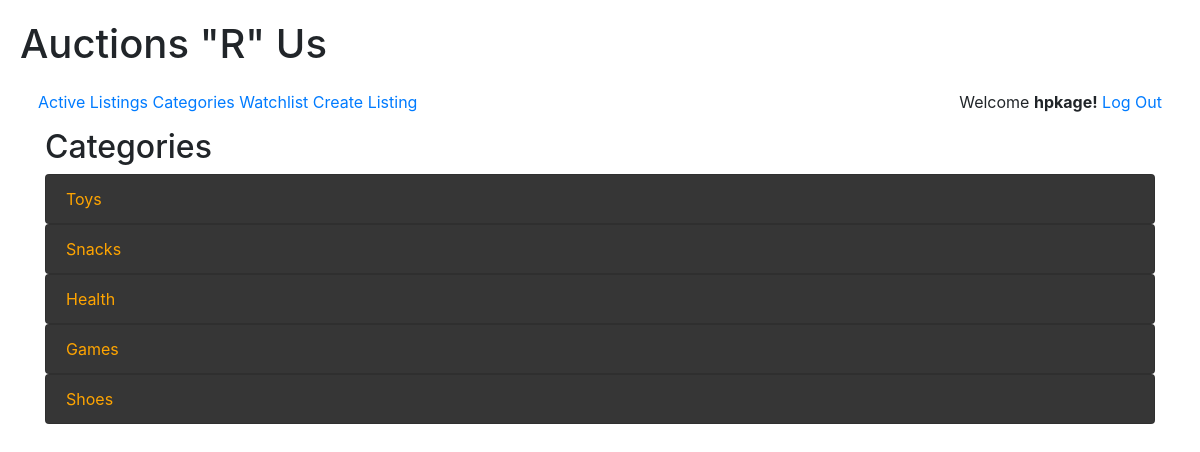
Page /categories/ (signed in) on the committed database.
### auctions/models.py (models this page shows, shortened)
class User(AbstractUser):
    pass

class Category(models.Model):
    title = models.CharField(max_length=64)
    class Meta:
        verbose_name_plural = "categories"
    def __str__(self):
        return f"{self.title}"

### auctions/views.py (the view)
# urls.py: path("categories/", views.categories, name="categories"),
def categories(request):
    return render(request, "auctions/categories.html", {
        "categories": Category.objects.all()
    })

### auctions/templates/auctions/categories.html
{% extends "auctions/layout.html" %}
{% block body %}
<div class="container">
<h2>Categories</h3>
{% for category in categories %}
<ul class="list-group">
    <a href="{% url 'category' category.id %}" class="list-group-item categories">{{ category }}</a>
</ul>
{% endfor %}
</div>
{% endblock %}

### auctions/templates/auctions/layout.html (shortened to what this page needs)
{% load static %}
<!DOCTYPE html>
<html lang="en">
    <head>
        <link rel="stylesheet" href="https://stackpath.bootstrapcdn.com/bootstrap/4.4.1/css/bootstrap.min.css"
>
        <link rel="stylesheet" href="https://cdn.simplecss.org/simple.css">
        <link rel="stylesheet" href="{% static 'auctions/uaa490styles.css' %}">
        <link href="https://cdnjs.cloudflare.com/ajax/libs/font-awesome/5.15.1/css/all.min.css" rel="stylesheet">
    </head>
    <body>
        <header>
            <h1>Auctions "R" Us</h1>
            <nav>
                <span>
                    <a href="{% url 'index' %}">Active Listings</a>
                    <a href="{% url 'categories' %}">Categories</a>
                    <a href="{% url 'watchlist' %}">Watchlist</a>
                    <a href="{% url 'create' %}">Create Listing</a>
                </span>
                <span>
                    {% if user.is_authenticated %}
                        Welcome <strong>{{ user.username }}!</strong>
                        <a href="{% url 'logout' %}">Log Out</a>
                    {% else %}
                        <a href="{% url 'login' %}">Log In</a>
                        <a href="{% url 'register' %}">Register</a>
                    {% endif %}
                </span>
            </nav>
        </header>
        {% block body %}
        {% endblock %}
    </body>
</html>

### auctions/static/auctions/uaa490styles.css (style rules this page uses)
nav { display: flex; justify-content: space-between; padding: 14px 18px; }
body { grid-template-columns: 10% 80% 10%; margin: 10px; padding: 10px; }
.categories { background-color: rgb(54, 54, 54); color: orange; }

### rows in the picture
User: username "hpkage"
Category: title "Toys"
Category: title "Snacks"
Category: title "Health"
Category: title "Games"
Category: title "Shoes"
